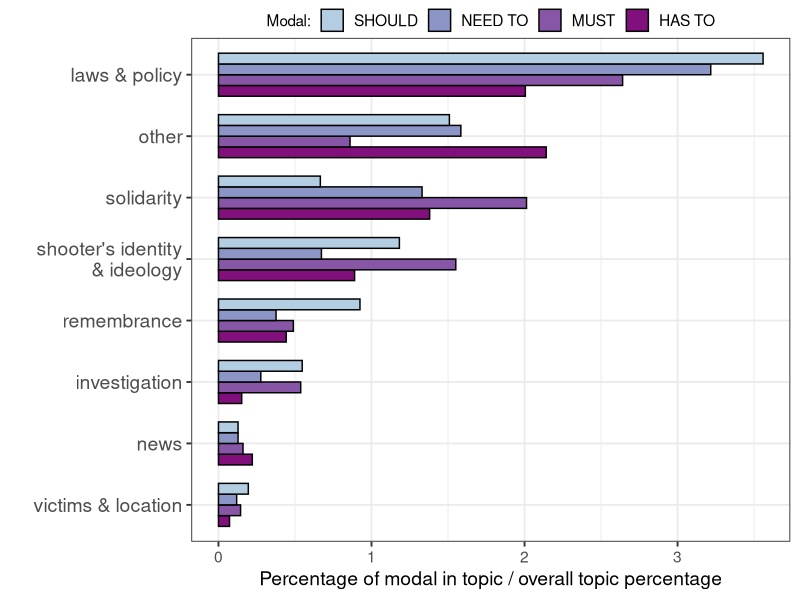

Generate this figure with R:
library(ggplot2)
library(ggrepel)
library(RColorBrewer)

setwd('.')
data <- read.csv("data/output/modal_distributions.csv",header=TRUE)
meaned <- aggregate(proportion ~ (topic + modal), data, mean)
g <- ggplot(meaned, aes(x=reorder(topic, proportion), y=proportion, fill=modal))
g + geom_bar(stat='identity', position='dodge', width = 0.7, color='black') + 
  theme_bw(base_size=14) +
  theme(axis.text.y = element_text(size=14), legend.position="top", legend.direction="horizontal", legend.title=element_text(size=11), legend.margin=margin(0,0,0,0),legend.box.margin=margin(-1,-10,-10,-10)) +
  ylab('Percentage of modal in topic / overall topic percentage') +
  xlab('') +
  scale_fill_manual(values = rev(brewer.pal(5,"BuPu"))) +
  guides(fill=guide_legend(reverse = TRUE, title="Modal:")) +
  coord_flip()
